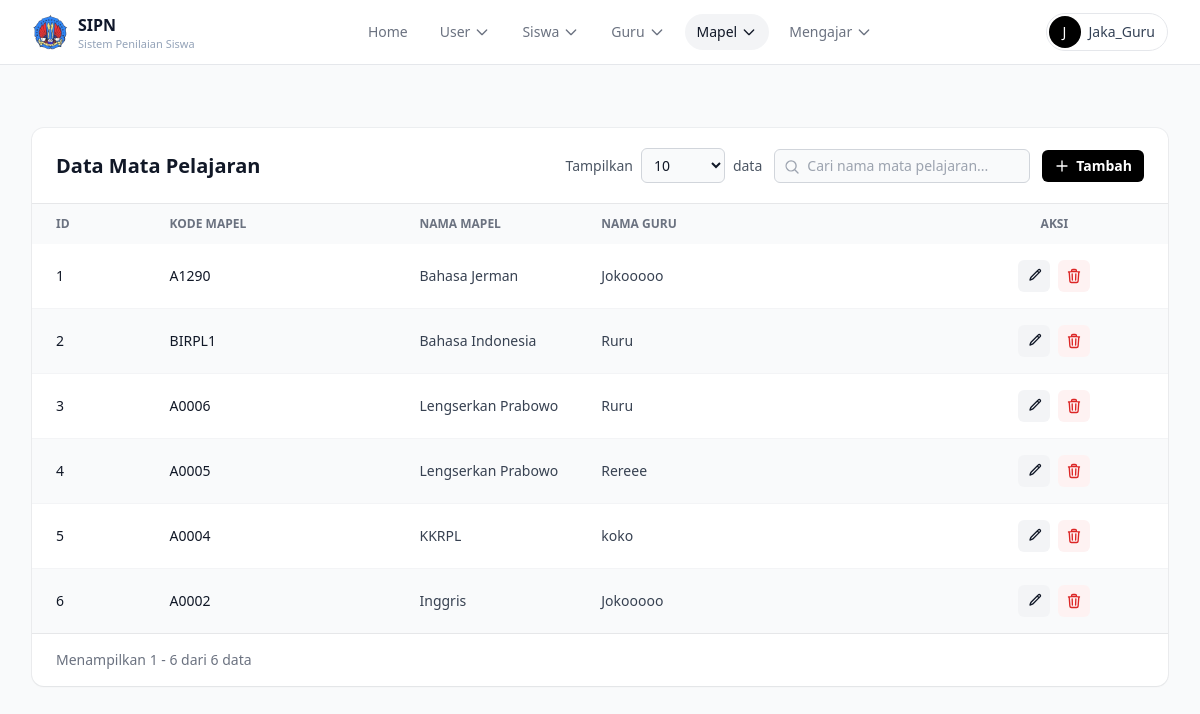
Before: /daftar_mapel.php (signed in) with the older database file.
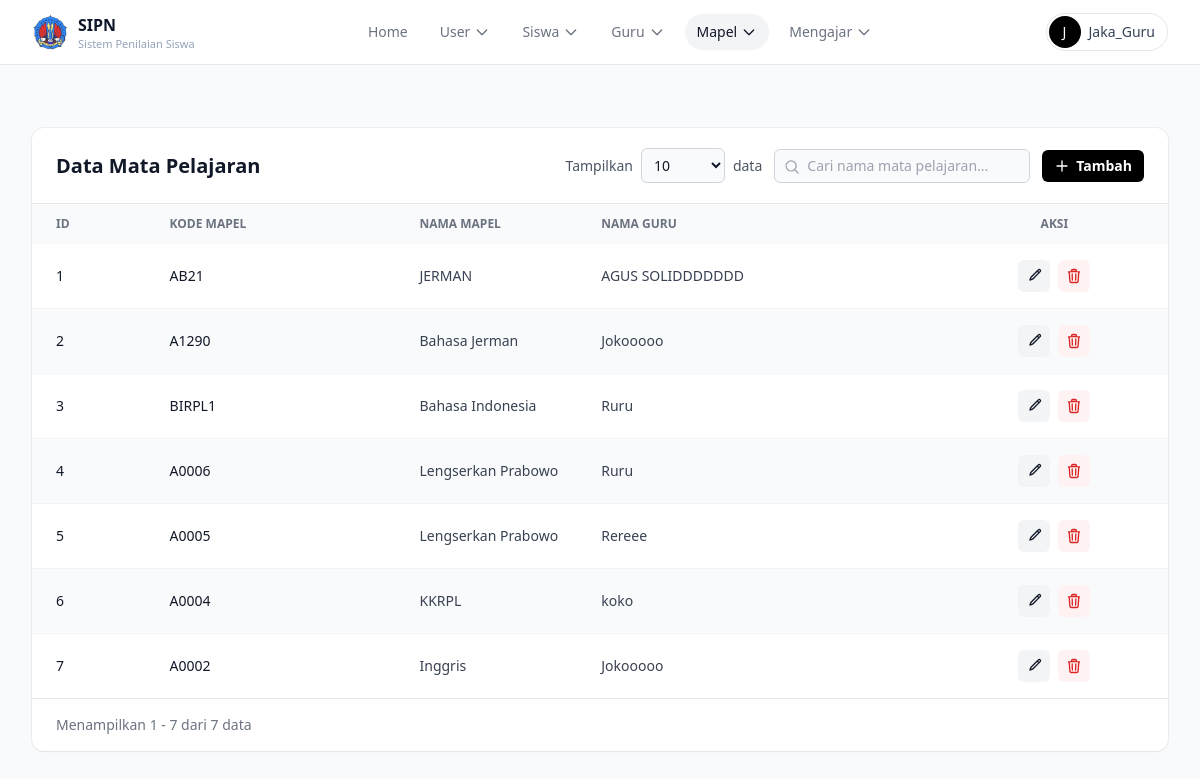
After: the same page with the newer database file.
### tables this page shows
CREATE TABLE `mapel` (
  `id` int NOT NULL,
  `kode_mapel` varchar(100) NOT NULL,
  `nama_mapel` varchar(100) NOT NULL,
  `guru_id` int DEFAULT NULL
);

CREATE TABLE `guru` (
  `id` int NOT NULL,
  `nip` varchar(20) NOT NULL,
  `nama` varchar(100) NOT NULL,
  `jenis_kelamin` enum('L','P') NOT NULL,
  `user_id` int NOT NULL
);

### auth.php (called while the page is built, shortened)
<?php
function current_user(): ?array
{
    return isset($_SESSION['user']) && is_array($_SESSION['user']) ? $_SESSION['user'] : null;
}
?>

### daftar_mapel.php (the view, shortened to what the changed rows need)
<?php require_once __DIR__ . '/auth.php'; require_admin(); ?>
<!DOCTYPE html>
<html lang="en">
<head>
  <script src="https://cdn.tailwindcss.com"></script>
</head>
<body class="bg-gray-50 antialiased">
<?php
include "navbar.php";
include __DIR__ . "/kon.php";
$data = [];
$sql = "SELECT mapel.*, guru.nama AS nama_guru
        FROM mapel
        LEFT JOIN guru ON mapel.guru_id = guru.id
        ORDER BY mapel.id DESC";
$hasil = mysqli_query($conn, $sql);
while ($row = mysqli_fetch_assoc($hasil)) {
    $data[] = $row;
}
?>
<main class="mx-auto max-w-7xl px-4 pt-32 pb-10 sm:px-6 lg:px-8">
    <div class="bg-white shadow-sm ring-1 ring-gray-900/5 rounded-xl">
        <div class="flex flex-col gap-3 px-6 py-5 border-b border-gray-900/10 sm:flex-row sm:items-center sm:justify-between">
            <h1 class="text-xl font-bold text-gray-900">Data Mata Pelajaran</h1>
        </div>
        <div class="relative overflow-x-auto">
            <table class="w-full min-w-[720px] table-fixed text-sm text-left text-gray-700">
                <colgroup>
                </colgroup>
                <thead class="bg-gray-50 text-xs uppercase text-gray-500">
                    <tr>
                        <th scope="col" class="px-6 py-3 font-semibold">ID</th>
                        <th scope="col" class="px-6 py-3 font-semibold">Kode Mapel</th>
                        <th scope="col" class="px-6 py-3 font-semibold">Nama Mapel</th>
                        <th scope="col" class="px-6 py-3 font-semibold">Nama Guru</th>
                        <th scope="col" class="px-6 py-3 font-semibold text-center">Aksi</th>
                    </tr>
                </thead>
                <tbody id="tableBody" class="divide-y divide-gray-100">
                    <?php
                    $no = 1;
                    foreach ($data as $mapel):
                    ?>
                    <tr class="odd:bg-white even:bg-gray-50 hover:bg-gray-50 transition-colors">
                        <td class="px-6 py-4 font-medium text-gray-900"><?php echo $no++; ?></td>
                        <td class="px-6 py-4 font-medium text-gray-900 truncate" title="<?php echo ($mapel['kode_mapel'] ?? ''); ?>"><?php echo ($mapel['kode_mapel'] ?? ''); ?></td>
                        <td class="px-6 py-4 whitespace-nowrap"><?php echo ($mapel['nama_mapel'] ?? ''); ?></td>
                        <td class="px-6 py-4 truncate" title="<?php echo ($mapel['nama_guru'] ?? ''); ?>"><?php echo ($mapel['nama_guru'] ?? '-'); ?></td>
                        <td class="px-6 py-4">
                            <div class="flex items-center justify-center gap-2">
                                <a href="edit_mapel.php?id=<?php echo $mapel['id']; ?>" title="Edit" aria-label="Edit"
                                   class="inline-flex items-center justify-center size-8 rounded-md bg-gray-100 text-gray-900 hover:bg-black hover:text-white transition-colors">
                                    <svg class="size-4" fill="none" viewBox="0 0 24 24" stroke-width="2" stroke="currentColor">
                                        <path stroke-linecap="round" stroke-linejoin="round" d="m16.862 4.487 1.687-1.688a1.875 1.875 0 1 1 2.652 2.652L10.582 16.07a4.5 4.5 0 0 1-1.897 1.13L6 18l.8-2.685a4.5 4.5 0 0 1 1.13-1.897l8.932-8.931Zm0 0L19.5 7.125" />
                                    </svg>
                                </a>
                                <a href="delete_mapel.php?id=<?php echo $mapel['id']; ?>&page=daftar_mapel.php" title="Hapus" aria-label="Hapus"
                                   onclick="return confirm('Yakin ingin menghapus data ini?')"
                                   class="inline-flex items-center justify-center size-8 rounded-md bg-red-50 text-red-600 hover:bg-red-600 hover:text-white transition-colors">
                                </a>
                            </div>
                        </td>
                    </tr>
                    <?php endforeach; ?>
                </tbody>
            </table>
        </div>
        <div class="flex flex-col gap-3 px-6 py-4 border-t border-gray-900/10 sm:flex-row sm:items-center sm:justify-between">
            <p id="entriesInfo" class="text-sm text-gray-500"></p>
        </div>
    </div>
</main>
</body>
</html>

### navbar.php (shortened to what the changed rows need)
<?php
require_once __DIR__ . '/auth.php';
$currentUser = current_user();
$navRole = $currentUser['role'] ?? '';
$navPage = basename($_SERVER['PHP_SELF']);
$navLinks = [];
if ($navRole === 'guru') {
    $navLinks = ['beranda.php' => 'Beranda', 'nilai.php' => 'Nilai Siswa', 'daftarguru.php' => 'Daftar Guru'];
} elseif ($navRole === 'siswa') {
    $navLinks = ['beranda.php' => 'Beranda', 'nilai_siswa.php' => 'Nilai Saya', 'daftarsiswa.php' => 'Teman Sekelas'];
} elseif ($navRole === 'admin') {
    $navLinks = ['home_admin.php' => 'Home'];
}
$navDropdowns = $navRole === 'admin' ? [
    'User' => ['table.php' => 'Semua Akun', 'tabeluseraja.php' => 'Daftar User', 'Tambahuser.php' => 'Tambah User'],
    'Siswa' => ['daftarsiswa.php' => 'Daftar Siswa', 'formtambahsiswa.php' => 'Tambah Siswa'],
    'Guru' => ['daftarguru.php' => 'Daftar Guru', 'formtambahguru.php' => 'Tambah Guru'],
    'Mapel' => ['daftar_mapel.php' => 'Daftar Mapel', 'tambah_mapel.php' => 'Tambah Mapel'],
    'Mengajar' => ['daftar_mengajar.php' => 'Daftar Mengajar', 'tambah_mengajar.php' => 'Tambah Mengajar'],
] : [];
if (!function_exists('nav_link_class')) { function nav_link_class(bool $active): string
{
    return $active
        ? 'block rounded-full px-3 py-2 text-sm font-medium text-gray-900 bg-gray-100'
        : 'block rounded-full px-3 py-2 text-sm font-medium text-gray-500 hover:text-gray-900';
} }
?>
<script src="https://cdn.tailwindcss.com"></script>
<nav class="fixed inset-x-0 top-0 z-40 border-b border-gray-200 bg-white/90 backdrop-blur-md">
    <div class="mx-auto flex h-16 max-w-7xl items-center justify-between gap-4 px-4 sm:px-6 lg:px-8">
        <div id="navbar-menu" class="absolute inset-x-0 top-16 hidden border-b border-slate-200 bg-white px-4 py-3 md:static md:block md:border-0 md:bg-transparent md:p-0">
            <ul class="flex flex-col gap-1 md:flex-row md:items-center md:gap-2">
                <?php foreach ($navLinks as $href => $label): ?>
                <li><a href="<?php echo $href; ?>" class="<?php echo nav_link_class($navPage === $href); ?>"><?php echo $label; ?></a></li>
                <?php endforeach; ?>
                <?php foreach ($navDropdowns as $label => $items): ?>
                <?php $dropId = 'drop' . $label; $isActive = array_key_exists($navPage, $items); ?>
                <li>
                    <button id="<?php echo $dropId; ?>Button" data-dropdown-toggle="<?php echo $dropId; ?>" type="button" class="flex w-full items-center justify-between gap-1 <?php echo nav_link_class($isActive); ?>">
                        <?php echo $label; ?>
                        <svg class="h-4 w-4" fill="none" viewBox="0 0 24 24" stroke-width="2" stroke="currentColor"><path stroke-linecap="round" stroke-linejoin="round" d="m19 9-7 7-7-7"/></svg>
                    </button>
                </li>
                <?php endforeach; ?>
            </ul>
        </div>
    </div>
</nav>

Changed rows visible on the page:
added mapel: kode_mapel "AB21", nama_mapel "JERMAN", guru.nama "AGUS SOLIDDDDDDD"
Other visible differences:
text written by a page script: "Menampilkan 1 - 6 dari 6 data" → "Menampilkan 1 - 7 dari 7 data"
